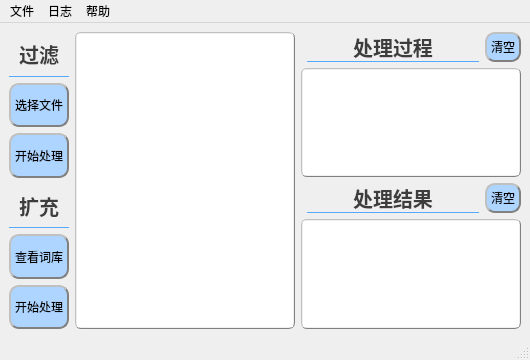
<?xml version="1.0" encoding="UTF-8"?>
<ui version="4.0">
 <class>MainWindow</class>
 <widget class="QMainWindow" name="MainWindow">
  <property name="geometry">
   <rect>
    <x>0</x>
    <y>0</y>
    <width>530</width>
    <height>360</height>
   </rect>
  </property>
  <property name="sizePolicy">
   <sizepolicy hsizetype="Expanding" vsizetype="Expanding">
    <horstretch>0</horstretch>
    <verstretch>0</verstretch>
   </sizepolicy>
  </property>
  <property name="windowTitle">
   <string>MainWindow</string>
  </property>
  <widget class="QWidget" name="centralwidget">
   <property name="sizePolicy">
    <sizepolicy hsizetype="Expanding" vsizetype="Expanding">
     <horstretch>0</horstretch>
     <verstretch>0</verstretch>
    </sizepolicy>
   </property>
   <layout class="QGridLayout" name="gridLayout">
    <item row="0" column="3">
     <widget class="QLabel" name="process">
      <property name="enabled">
       <bool>true</bool>
      </property>
      <property name="sizePolicy">
       <sizepolicy hsizetype="Expanding" vsizetype="Minimum">
        <horstretch>0</horstretch>
        <verstretch>0</verstretch>
       </sizepolicy>
      </property>
      <property name="minimumSize">
       <size>
        <width>20</width>
        <height>30</height>
       </size>
      </property>
      <property name="styleSheet">
       <string notr="true">
      QLabel{border:none;color:rgb(61, 61, 61);}
      QLabel{
        border:none;
        border-bottom:1px solid rgb(85, 170, 255);
        font-size:20px;
        font-weight:700;
        font-family: &quot;Helvetica Neue&quot;, Helvetica, Arial, sans-serif;
      }
      QLabel:hover{border-left:4px solid rgb(85, 170, 255);font-weight:700;}</string>
      </property>
      <property name="text">
       <string>处理过程</string>
      </property>
      <property name="alignment">
       <set>Qt::AlignCenter</set>
      </property>
     </widget>
    </item>
    <item row="1" column="2" colspan="3">
     <widget class="QTextEdit" name="showprocess">
      <property name="styleSheet">
       <string notr="true">QTextEdit{
border:1px groove gray;border-radius:6px;padding:1px 1px;border-style: outset;}</string>
      </property>
     </widget>
    </item>
    <item row="0" column="4">
     <widget class="QPushButton" name="processdel">
      <property name="sizePolicy">
       <sizepolicy hsizetype="Preferred" vsizetype="Preferred">
        <horstretch>0</horstretch>
        <verstretch>0</verstretch>
       </sizepolicy>
      </property>
      <property name="minimumSize">
       <size>
        <width>0</width>
        <height>0</height>
       </size>
      </property>
      <property name="styleSheet">
       <string notr="true">QPushButton{
background:rgb(174, 213, 255);
font-family:'宋体'; 
border:2px groove gray;border-radius:10px;padding:2px 4px;border-style: outset;
}
QPushButton:hover
{
    background-color:rgb(176, 196, 222);
}

QPushButton:pressed
{
    background-color:rgb(135, 206, 250);
    padding-left:6px;
    padding-top:3px;
}</string>
      </property>
      <property name="text">
       <string>清空</string>
      </property>
     </widget>
    </item>
    <item row="0" column="0" rowspan="4">
     <layout class="QGridLayout" name="gridLayout_3">
      <item row="4" column="0" alignment="Qt::AlignHCenter">
       <widget class="QPushButton" name="generatefile">
        <property name="sizePolicy">
         <sizepolicy hsizetype="Expanding" vsizetype="Expanding">
          <horstretch>0</horstretch>
          <verstretch>0</verstretch>
         </sizepolicy>
        </property>
        <property name="maximumSize">
         <size>
          <width>16777215</width>
          <height>1777215</height>
         </size>
        </property>
        <property name="styleSheet">
         <string notr="true">QPushButton{
background:rgb(174, 213, 255);
font-family:'宋体'; 
border:2px groove gray;border-radius:10px;padding:2px 4px;border-style: outset;
}
QPushButton:hover
{
    background-color:rgb(176, 196, 222);
}

QPushButton:pressed
{
    background-color:rgb(135, 206, 250);
    padding-left:6px;
    padding-top:3px;
}</string>
        </property>
        <property name="text">
         <string>查看词库</string>
        </property>
        <property name="iconSize">
         <size>
          <width>24</width>
          <height>16</height>
         </size>
        </property>
       </widget>
      </item>
      <item row="2" column="0" alignment="Qt::AlignHCenter">
       <widget class="QPushButton" name="filterrun">
        <property name="sizePolicy">
         <sizepolicy hsizetype="Expanding" vsizetype="Expanding">
          <horstretch>0</horstretch>
          <verstretch>0</verstretch>
         </sizepolicy>
        </property>
        <property name="styleSheet">
         <string notr="true">QPushButton{
background:rgb(174, 213, 255);
font-family:'宋体'; 
border:2px groove gray;border-radius:10px;padding:2px 4px;border-style: outset;
}
QPushButton:hover
{
    background-color:rgb(176, 196, 222);
}

QPushButton:pressed
{
    background-color:rgb(135, 206, 250);
    padding-left:6px;
    padding-top:3px;
}</string>
        </property>
        <property name="text">
         <string>开始处理</string>
        </property>
       </widget>
      </item>
      <item row="0" column="0">
       <widget class="QPushButton" name="filterlabel">
        <property name="sizePolicy">
         <sizepolicy hsizetype="Preferred" vsizetype="Expanding">
          <horstretch>0</horstretch>
          <verstretch>0</verstretch>
         </sizepolicy>
        </property>
        <property name="styleSheet">
         <string notr="true">
      QPushButton{border:none;color:rgb(61, 61, 61);}
      QPushButton{
        border:none;
        border-bottom:1px solid rgb(85, 170, 255);
        font-size:20px;
        font-weight:700;
        font-family: &quot;Helvetica Neue&quot;, Helvetica, Arial, sans-serif;
      }
      QPushButton#left_button:hover{border-left:4px solid rgb(85, 170, 255);font-weight:700;}</string>
        </property>
        <property name="text">
         <string>过滤</string>
        </property>
       </widget>
      </item>
      <item row="5" column="0" alignment="Qt::AlignHCenter">
       <widget class="QPushButton" name="generaterun">
        <property name="sizePolicy">
         <sizepolicy hsizetype="Expanding" vsizetype="Expanding">
          <horstretch>0</horstretch>
          <verstretch>0</verstretch>
         </sizepolicy>
        </property>
        <property name="styleSheet">
         <string notr="true">QPushButton{
background:rgb(174, 213, 255);
font-family:'宋体'; 
border:2px groove gray;border-radius:10px;padding:2px 4px;border-style: outset;
}
QPushButton:hover
{
    background-color:rgb(176, 196, 222);
}

QPushButton:pressed
{
    background-color:rgb(135, 206, 250);
    padding-left:6px;
    padding-top:3px;
}</string>
        </property>
        <property name="text">
         <string>开始处理</string>
        </property>
       </widget>
      </item>
      <item row="3" column="0">
       <widget class="QPushButton" name="generatelabel">
        <property name="sizePolicy">
         <sizepolicy hsizetype="Preferred" vsizetype="Expanding">
          <horstretch>0</horstretch>
          <verstretch>0</verstretch>
         </sizepolicy>
        </property>
        <property name="styleSheet">
         <string notr="true">
      QPushButton{border:none;color:rgb(61, 61, 61);}
      QPushButton{
        border:none;
        border-bottom:1px solid rgb(85, 170, 255);
        font-size:20px;
        font-weight:700;
        font-family: &quot;Helvetica Neue&quot;, Helvetica, Arial, sans-serif;
      }
      QPushButton#left_button:hover{border-left:4px solid rgb(85, 170, 255);font-weight:700;}</string>
        </property>
        <property name="text">
         <string>扩充</string>
        </property>
       </widget>
      </item>
      <item row="1" column="0" alignment="Qt::AlignHCenter">
       <widget class="QPushButton" name="filterfile">
        <property name="sizePolicy">
         <sizepolicy hsizetype="Expanding" vsizetype="Expanding">
          <horstretch>0</horstretch>
          <verstretch>0</verstretch>
         </sizepolicy>
        </property>
        <property name="styleSheet">
         <string notr="true">QPushButton{
background:rgb(174, 213, 255);
font-family:'宋体'; 
border:2px groove gray;border-radius:10px;padding:2px 4px;border-style: outset;
}
QPushButton:hover
{
    background-color:rgb(176, 196, 222);
}

QPushButton:pressed
{
    background-color:rgb(135, 206, 250);
    padding-left:6px;
    padding-top:3px;
}
</string>
        </property>
        <property name="text">
         <string>选择文件</string>
        </property>
       </widget>
      </item>
     </layout>
    </item>
    <item row="3" column="2" colspan="3">
     <widget class="QTextEdit" name="showresult">
      <property name="styleSheet">
       <string notr="true">QTextEdit{
border:1px groove gray;border-radius:6px;padding:1px 1px;border-style: outset;}</string>
      </property>
     </widget>
    </item>
    <item row="0" column="1" rowspan="4">
     <widget class="QTextEdit" name="showfile">
      <property name="maximumSize">
       <size>
        <width>16777215</width>
        <height>16777215</height>
       </size>
      </property>
      <property name="styleSheet">
       <string notr="true">QTextEdit{
border:1px groove gray;border-radius:6px;padding:1px 1px;border-style: outset;}</string>
      </property>
     </widget>
    </item>
    <item row="2" column="3">
     <widget class="QLabel" name="result">
      <property name="sizePolicy">
       <sizepolicy hsizetype="Expanding" vsizetype="Minimum">
        <horstretch>0</horstretch>
        <verstretch>0</verstretch>
       </sizepolicy>
      </property>
      <property name="minimumSize">
       <size>
        <width>20</width>
        <height>30</height>
       </size>
      </property>
      <property name="autoFillBackground">
       <bool>false</bool>
      </property>
      <property name="styleSheet">
       <string notr="true">QLabel{border:none;color:rgb(61, 61, 61);}
QLabel{
        border:none;
        border-bottom:1px solid rgb(85, 170, 255);
        font-size:20px;
        font-weight:700;
        font-family: &quot;Helvetica Neue&quot;, Helvetica, Arial, sans-serif;}
QLabel:hover{border-left:4px solid rgb(85, 170, 255);font-weight:700;}</string>
      </property>
      <property name="text">
       <string>处理结果</string>
      </property>
      <property name="alignment">
       <set>Qt::AlignCenter</set>
      </property>
     </widget>
    </item>
    <item row="2" column="4">
     <widget class="QPushButton" name="resultdel">
      <property name="sizePolicy">
       <sizepolicy hsizetype="Preferred" vsizetype="Preferred">
        <horstretch>0</horstretch>
        <verstretch>0</verstretch>
       </sizepolicy>
      </property>
      <property name="styleSheet">
       <string notr="true">QPushButton{
background:rgb(174, 213, 255);
font-family:'宋体'; 
border:2px groove gray;border-radius:10px;padding:2px 4px;border-style: outset;
}
QPushButton:hover
{
    background-color:rgb(176, 196, 222);
}

QPushButton:pressed
{
    background-color:rgb(135, 206, 250);
    padding-left:6px;
    padding-top:3px;
}</string>
      </property>
      <property name="text">
       <string>清空</string>
      </property>
     </widget>
    </item>
   </layout>
  </widget>
  <widget class="QMenuBar" name="menubar">
   <property name="geometry">
    <rect>
     <x>0</x>
     <y>0</y>
     <width>530</width>
     <height>22</height>
    </rect>
   </property>
   <widget class="QMenu" name="files">
    <property name="sizePolicy">
     <sizepolicy hsizetype="Expanding" vsizetype="Expanding">
      <horstretch>0</horstretch>
      <verstretch>0</verstretch>
     </sizepolicy>
    </property>
    <property name="title">
     <string>文件</string>
    </property>
    <addaction name="actionnew"/>
    <addaction name="actionopen"/>
    <addaction name="actionclose"/>
    <addaction name="actionsave"/>
   </widget>
   <widget class="QMenu" name="logs">
    <property name="sizePolicy">
     <sizepolicy hsizetype="Expanding" vsizetype="Expanding">
      <horstretch>0</horstretch>
      <verstretch>0</verstretch>
     </sizepolicy>
    </property>
    <property name="title">
     <string>日志</string>
    </property>
    <addaction name="logopen"/>
    <addaction name="logclose"/>
   </widget>
   <widget class="QMenu" name="help">
    <property name="title">
     <string>帮助</string>
    </property>
    <addaction name="actionabout"/>
   </widget>
   <addaction name="files"/>
   <addaction name="logs"/>
   <addaction name="help"/>
  </widget>
  <widget class="QStatusBar" name="statusbar"/>
  <action name="actionopen">
   <property name="text">
    <string>open</string>
   </property>
  </action>
  <action name="actionclose">
   <property name="text">
    <string>close</string>
   </property>
  </action>
  <action name="logopen">
   <property name="text">
    <string>open</string>
   </property>
  </action>
  <action name="logclose">
   <property name="text">
    <string>close</string>
   </property>
  </action>
  <action name="actionnew">
   <property name="text">
    <string>new</string>
   </property>
  </action>
  <action name="actionsave">
   <property name="text">
    <string>save</string>
   </property>
  </action>
  <action name="actionabout">
   <property name="text">
    <string>about</string>
   </property>
  </action>
 </widget>
 <resources/>
 <connections/>
</ui>
